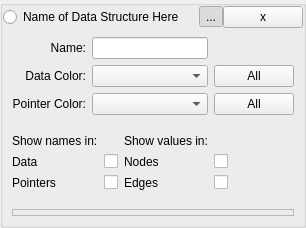
<?xml version="1.0" encoding="UTF-8"?>
<ui version="4.0">
 <class>GraphPropertiesWidget</class>
 <widget class="KButtonGroup" name="GraphPropertiesWidget">
  <property name="geometry">
   <rect>
    <x>0</x>
    <y>0</y>
    <width>293</width>
    <height>228</height>
   </rect>
  </property>
  <property name="sizePolicy">
   <sizepolicy hsizetype="MinimumExpanding" vsizetype="Preferred">
    <horstretch>0</horstretch>
    <verstretch>0</verstretch>
   </sizepolicy>
  </property>
  <property name="maximumSize">
   <size>
    <width>10000</width>
    <height>10000</height>
   </size>
  </property>
  <property name="title">
   <string/>
  </property>
  <layout class="QGridLayout" name="gridLayout_2">
   <property name="verticalSpacing">
    <number>0</number>
   </property>
   <property name="margin">
    <number>0</number>
   </property>
   <item row="0" column="0">
    <layout class="QHBoxLayout" name="horizontalLayout">
     <property name="spacing">
      <number>0</number>
     </property>
     <property name="sizeConstraint">
      <enum>QLayout::SetMinimumSize</enum>
     </property>
     <item>
      <widget class="QRadioButton" name="_activateGraph">
       <property name="sizePolicy">
        <sizepolicy hsizetype="Expanding" vsizetype="Fixed">
         <horstretch>0</horstretch>
         <verstretch>0</verstretch>
        </sizepolicy>
       </property>
       <property name="text">
        <string>Name of Data Structure Here</string>
       </property>
      </widget>
     </item>
     <item>
      <widget class="QToolButton" name="_graphVisible">
       <property name="text">
        <string>...</string>
       </property>
       <property name="checkable">
        <bool>true</bool>
       </property>
       <property name="checked">
        <bool>true</bool>
       </property>
      </widget>
     </item>
     <item>
      <widget class="KPushButton" name="_graphDelete">
       <property name="toolTip">
        <string>Delete the active graph</string>
       </property>
       <property name="whatsThis">
        <string>Delete the current active graph: delete all nodes and edges</string>
       </property>
       <property name="text">
        <string extracomment="Do not translate, X is for delete">x</string>
       </property>
      </widget>
     </item>
    </layout>
   </item>
   <item row="1" column="0">
    <widget class="QWidget" name="_editWidget" native="true">
     <property name="maximumSize">
      <size>
       <width>16777215</width>
       <height>400</height>
      </size>
     </property>
     <layout class="QGridLayout" name="gridLayout">
      <item row="0" column="0">
       <widget class="QLabel" name="label">
        <property name="text">
         <string>Name:</string>
        </property>
        <property name="alignment">
         <set>Qt::AlignRight|Qt::AlignTrailing|Qt::AlignVCenter</set>
        </property>
       </widget>
      </item>
      <item row="0" column="1" colspan="3">
       <widget class="KLineEdit" name="_graphName"/>
      </item>
      <item row="1" column="0">
       <widget class="QLabel" name="label_2">
        <property name="text">
         <string>Data Color:</string>
        </property>
        <property name="alignment">
         <set>Qt::AlignRight|Qt::AlignTrailing|Qt::AlignVCenter</set>
        </property>
       </widget>
      </item>
      <item row="1" column="1" colspan="3">
       <widget class="KColorCombo" name="_graphNodeColor">
        <property name="sizePolicy">
         <sizepolicy hsizetype="Expanding" vsizetype="Fixed">
          <horstretch>0</horstretch>
          <verstretch>0</verstretch>
         </sizepolicy>
        </property>
        <property name="toolTip">
         <string>Color for new nodes</string>
        </property>
       </widget>
      </item>
      <item row="2" column="0">
       <widget class="QLabel" name="label_3">
        <property name="text">
         <string>Pointer Color:</string>
        </property>
        <property name="alignment">
         <set>Qt::AlignRight|Qt::AlignTrailing|Qt::AlignVCenter</set>
        </property>
       </widget>
      </item>
      <item row="2" column="1" colspan="3">
       <widget class="KColorCombo" name="_graphEdgeColor">
        <property name="sizePolicy">
         <sizepolicy hsizetype="Expanding" vsizetype="Fixed">
          <horstretch>0</horstretch>
          <verstretch>0</verstretch>
         </sizepolicy>
        </property>
        <property name="toolTip">
         <string>Color for new edges</string>
        </property>
       </widget>
      </item>
      <item row="3" column="1" colspan="4">
       <widget class="KSeparator" name="kseparator_2"/>
      </item>
      <item row="4" column="0" colspan="2">
       <widget class="QLabel" name="label_10">
        <property name="text">
         <string>Show names in:</string>
        </property>
       </widget>
      </item>
      <item row="4" column="3">
       <widget class="QLabel" name="label_12">
        <property name="text">
         <string>Show values in:</string>
        </property>
       </widget>
      </item>
      <item row="5" column="0">
       <widget class="QLabel" name="label_4">
        <property name="text">
         <string>Data</string>
        </property>
       </widget>
      </item>
      <item row="5" column="2">
       <widget class="QCheckBox" name="_showNodeNames">
        <property name="text">
         <string/>
        </property>
       </widget>
      </item>
      <item row="5" column="3">
       <widget class="QLabel" name="label_11">
        <property name="text">
         <string>Nodes</string>
        </property>
       </widget>
      </item>
      <item row="5" column="4">
       <widget class="QCheckBox" name="_showNodeValues">
        <property name="text">
         <string/>
        </property>
       </widget>
      </item>
      <item row="6" column="0">
       <widget class="QLabel" name="label_5">
        <property name="text">
         <string>Pointers</string>
        </property>
       </widget>
      </item>
      <item row="6" column="2">
       <widget class="QCheckBox" name="_showEdgeNames">
        <property name="text">
         <string/>
        </property>
       </widget>
      </item>
      <item row="6" column="3">
       <widget class="QLabel" name="label_13">
        <property name="text">
         <string>Edges</string>
        </property>
       </widget>
      </item>
      <item row="6" column="4">
       <widget class="QCheckBox" name="_showEdgeValues">
        <property name="text">
         <string/>
        </property>
       </widget>
      </item>
      <item row="7" column="2">
       <widget class="KSeparator" name="kseparator"/>
      </item>
      <item row="8" column="0" colspan="5">
       <widget class="QFrame" name="_extraProperties">
        <property name="frameShape">
         <enum>QFrame::StyledPanel</enum>
        </property>
        <property name="frameShadow">
         <enum>QFrame::Plain</enum>
        </property>
       </widget>
      </item>
      <item row="1" column="4">
       <widget class="KPushButton" name="_graphDatumColorApplyNow">
        <property name="toolTip">
         <string>Apply the current color to all nodes</string>
        </property>
        <property name="whatsThis">
         <string>Apply the current color to all nodes on the drawing area</string>
        </property>
        <property name="text">
         <string>All</string>
        </property>
       </widget>
      </item>
      <item row="2" column="4">
       <widget class="KPushButton" name="_graphPointerColorApplyNow">
        <property name="toolTip">
         <string>Apply the current color to all edges</string>
        </property>
        <property name="whatsThis">
         <string>Apply the current color to all edges on the drawing area</string>
        </property>
        <property name="text">
         <string>All</string>
        </property>
       </widget>
      </item>
     </layout>
    </widget>
   </item>
  </layout>
 </widget>
 <customwidgets>
  <customwidget>
   <class>KButtonGroup</class>
   <extends>QGroupBox</extends>
   <header>kbuttongroup.h</header>
   <container>1</container>
  </customwidget>
  <customwidget>
   <class>KPushButton</class>
   <extends>QPushButton</extends>
   <header>kpushbutton.h</header>
  </customwidget>
  <customwidget>
   <class>KLineEdit</class>
   <extends>QLineEdit</extends>
   <header>klineedit.h</header>
  </customwidget>
  <customwidget>
   <class>KColorCombo</class>
   <extends>QComboBox</extends>
   <header>kcolorcombo.h</header>
  </customwidget>
  <customwidget>
   <class>KSeparator</class>
   <extends>QFrame</extends>
   <header>kseparator.h</header>
  </customwidget>
 </customwidgets>
 <resources/>
 <connections/>
</ui>
